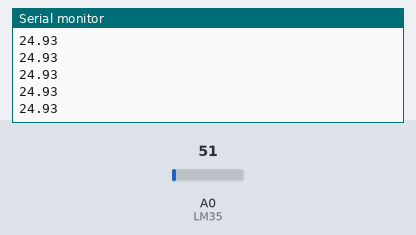
This sketch was run on a simulated Arduino Uno, built with avr-gcc and run on an emulated ATmega328P. Parts: the last lines printed to the serial monitor. Inputs (shaded band) come from the test bench; at power-on: A0 (LM35) = 51.

Above: at 1.2 s.
1.3 s: A0 (LM35) set to 61
At 1.56 s:
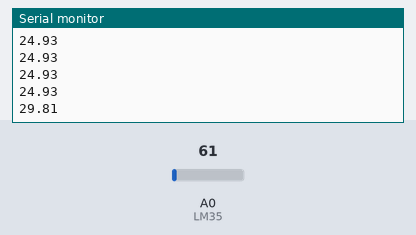
2.8 s: A0 (LM35) set to 71
At 2.96 s:
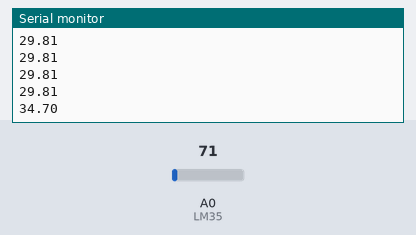
Timing chart, 0 to 5.8 s (numbered marks = the images above; inputs shaded):
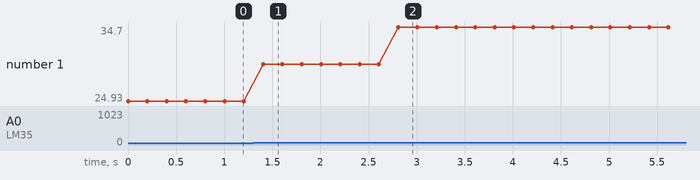

Measured:
- after the input at 1.3 s, the serial monitor: prints a new line after 0.10 s (image 1)
- after the input at 2.8 s, the serial monitor: prints a new line at once (image 2)
- plotted number 1: 24.93 → 29.81 after the input at 1.3 s, 29.81 → 34.7 after the input at 2.8 s

The sketch:

LM35.ino
```cpp
#define LM35 A0

void setup() {
  Serial.begin(9600);

}

void loop() {
  float lmvalue = analogRead(LM35);
  float tempr = (lmvalue * 500) / 1023;
  Serial.println(tempr); //Temperature in Celcius
  delay(200);

}
```
